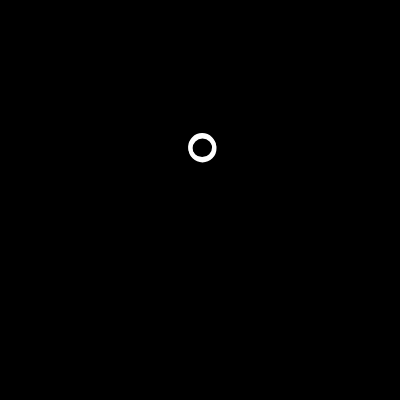
Frame 1 (no input)
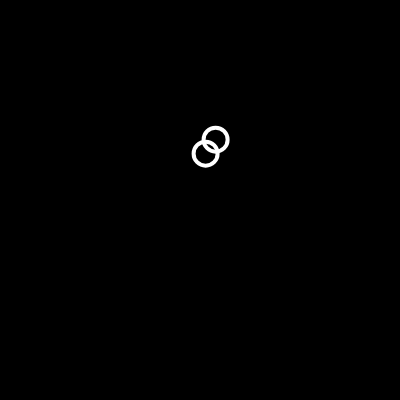
Frame 60 (no input)
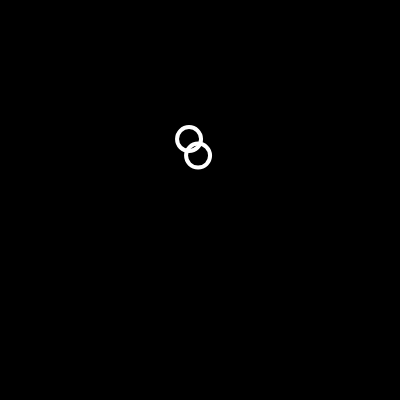
Frame 120 (the mouse pressed at the canvas centre since frame 60)

The p5.js sketch that drew these frames (run headless with seeded random() and noise() and a simulated clock; from frame 60 on, the mouse is pressed at the canvas centre):

// p5.js sketch
// ── sketch.js
let bubble1;
let bubble2;

function setup() {
  createCanvas(400, 400);
  bubble1 = new Bubble();
  bubble2 = new Bubble();
}

function draw() {
  background(0);

  bubble1.move();
  bubble1.show();
  bubble2.move();
  bubble2.show();
  // move();
  // show();
}

class Bubble {
  constructor() {
    this.x = 200,
    this.y = 150
  }

  move() {
    this.x = this.x + random(-5, 5);
    this.y = this.y + random(-5, 5);
  }

  show() {
    stroke(255);
    strokeWeight(4);
    noFill();
    ellipse(this.x, this.y, 24, 24);
  }
}

// function show() {
//   stroke(255);
//   strokeWeight(4);
//   noFill();
//   ellipse(bubble.x, bubble.y, 24, 24);
// }

// function move() {
//   bubble.x = bubble.x + random(-5, 5);
//   bubble.y = bubble.y + random(-5, 5);
// }
